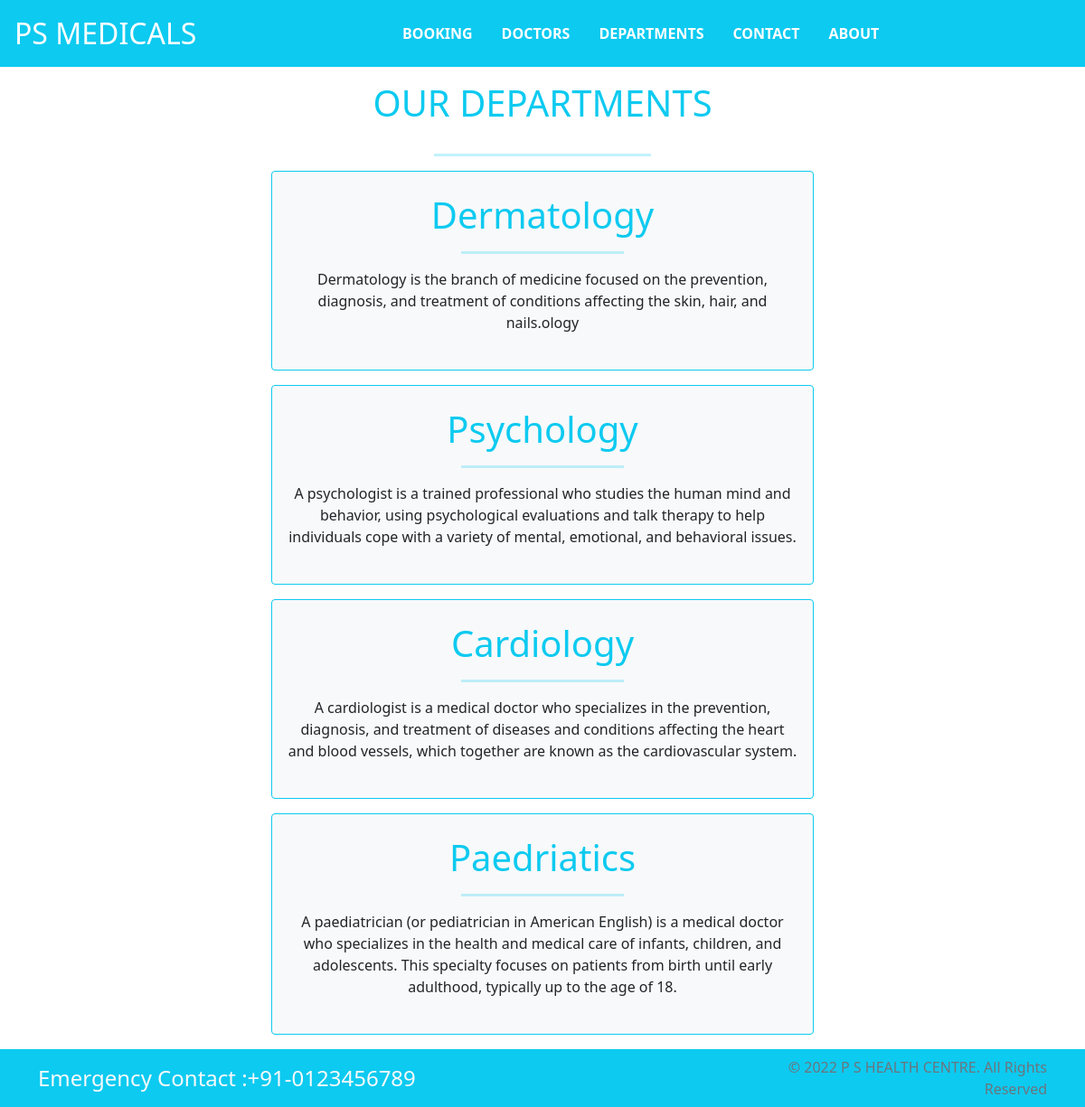
Page /department/ on the committed database.
### home/models.py (models this page shows, shortened)
class Departments(models.Model):
    dep_name=models.CharField(max_length=100)
    dep_description=models.TextField()

### home/views.py (the view)
# urls.py: path('department/',views.department , name="department"),
def department(request):
    dict_dept={
        'dept':Departments.objects.all()
    }
    return render(request, 'department.html',dict_dept)

### templates/department.html (shortened to what this page needs)
{% extends "base.html" %}
{% block content %}
<h1 class="text-center text-info py-3">OUR DEPARTMENTS</h1>
<hr style="width: 20dvw; height: 3px;" class="mx-auto bg-info h-10">
{% for d in dept %}
<div class="mx-auto w-50 bg-light border text-center py-4 my-3 border border-info rounded">
        <h1 class="text-info ">{{d.dep_name}}</h1>
<hr style="width: 15dvw; height: 3px;" class="mx-auto bg-info h-10">
    <p class="px-3 text-dark">{{d.dep_description}}</p>
</div>
{% endfor %}
{% endblock%}

### templates/base.html (shortened to what this page needs)
{% load static %}
<!DOCTYPE html>
<html>
  <head>
    <link
      rel="stylesheet"
      href=" https://cdn.jsdelivr.net/npm/bootstrap@5.1.3/dist/css/bootstrap.min.css "
    />
    <link
      rel="stylesheet"
      href="https://use.fontawesome.com/releases/v5.2.0/css/all.css"
    />
    <link rel="stylesheet" href="{% static '/css/style.css' %}" />
  </head>
  <body class="d-flex flex-column min-vh-100">
    <nav class="navbar navbar-expand-md bg-info">
        <div class="collapse navbar-collapse justify-content-center" id="mainNavbar">
          <a class="navbar-brand mx-auto d-none d-md-block text-white text-center ps-3" href="{% url 'home' %}" style="font-size: 2rem;">PS MEDICALS</a>
          <ul class="navbar-nav justify-content-center fw-bold w-100">
            <li class="nav-item">
              <a class="nav-link text-white px-3" href="{% url 'booking' %}">BOOKING</a>
            </li>
            <li class="nav-item">
              <a class="nav-link text-white px-3" href="{% url 'doctors' %}">DOCTORS</a>
            </li>
            <li class="nav-item">
              <a class="nav-link text-white px-3" href="{% url 'department' %}">DEPARTMENTS</a>
            </li>
            <li class="nav-item">
              <a class="nav-link text-white px-3" href="{% url 'contact' %}">CONTACT</a>
            </li>
            <li class="nav-item">
              <a class="nav-link text-white px-3" href="{% url 'about' %}">ABOUT</a>
            </li>
          </ul>
        </div>
    </nav>
    <main class="flex-fill">
      {% block content %} {% endblock %}
    </main>
    <section>
      <footer class="pt-2 pb-2 bg-info text-grey mt-auto">
        <div class="container">
          <div class="row align-items-center">
            <div class="col-12 col-md-8 text-center text-md-start mb-2 mb-md-0">
              <h4 class="text-light mb-0">Emergency Contact :+91-0123456789</h4>
            </div>
            <div class="col-12 col-md-4 text-center text-md-end text-secondary">
              © 2022 P S HEALTH CENTRE. All Rights Reserved
            </div>
          </div>
        </div>
      </footer>
    </section>
  </body>
</html>

### rows in the picture
Departments: dep_name "Dermatology", dep_description "Dermatology is the branch of medicine focused on the prevention, diagnosis, and treatment of conditions affecting the skin, hair, and nails.ology"
Departments: dep_name "Psychology", dep_description "A psychologist is a trained professional who studies the human mind and behavior, using psychological evaluations and talk therapy to help individuals cope with a variety of mental, emotional, and behavioral issues."
Departments: dep_name "Cardiology", dep_description "A cardiologist is a medical doctor who specializes in the prevention, diagnosis, and treatment of diseases and conditions affecting the heart and blood vessels, which together are known as the cardiovascular system."
Departments: dep_name "Paedriatics", dep_description "A paediatrician (or pediatrician in American English) is a medical doctor who specializes in the health and medical care of infants, children, and adolescents. This specialty focuses on patients from birth until early adulthood, typically up to the age of 18."
